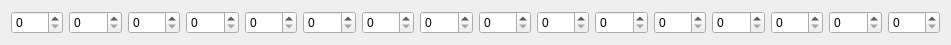
   <widget class="QWidget" name="layoutWidget_5">
    <property name="geometry">
     <rect>
      <x>10</x>
      <y>210</y>
      <width>951</width>
      <height>41</height>
     </rect>
    </property>
    <layout class="QHBoxLayout" name="horizontalLayout_4">
     <item>
      <widget class="QSpinBox" name="sbPPQ1"/>
     </item>
     <item>
      <widget class="QSpinBox" name="sbPPQ2"/>
     </item>
     <item>
      <widget class="QSpinBox" name="sbPPQ3"/>
     </item>
     <item>
      <widget class="QSpinBox" name="sbPPQ4"/>
     </item>
     <item>
      <widget class="QSpinBox" name="sbPPQ5"/>
     </item>
     <item>
      <widget class="QSpinBox" name="sbPPQ6"/>
     </item>
     <item>
      <widget class="QSpinBox" name="sbPPQ7"/>
     </item>
     <item>
      <widget class="QSpinBox" name="sbPPQ8"/>
     </item>
     <item>
      <widget class="QSpinBox" name="sbPPQ9"/>
     </item>
     <item>
      <widget class="QSpinBox" name="sbPPQ10"/>
     </item>
     <item>
      <widget class="QSpinBox" name="sbPPQ11"/>
     </item>
     <item>
      <widget class="QSpinBox" name="sbPPQ12"/>
     </item>
     <item>
      <widget class="QSpinBox" name="sbPPQ13"/>
     </item>
     <item>
      <widget class="QSpinBox" name="sbPPQ14"/>
     </item>
     <item>
      <widget class="QSpinBox" name="sbPPQ15"/>
     </item>
     <item>
      <widget class="QSpinBox" name="sbPPQ16"/>
     </item>
    </layout>
   </widget>
